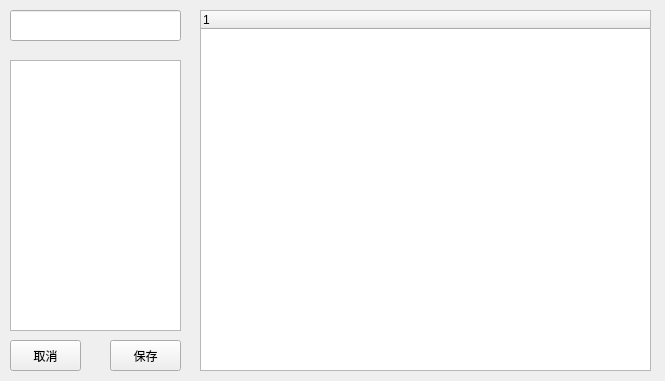
<?xml version="1.0" encoding="UTF-8"?>
<ui version="4.0">
 <class>Form</class>
 <widget class="QWidget" name="Form">
  <property name="geometry">
   <rect>
    <x>0</x>
    <y>0</y>
    <width>665</width>
    <height>381</height>
   </rect>
  </property>
  <property name="windowTitle">
   <string>Form</string>
  </property>
  <widget class="QListView" name="ListFilter">
   <property name="geometry">
    <rect>
     <x>10</x>
     <y>60</y>
     <width>171</width>
     <height>271</height>
    </rect>
   </property>
  </widget>
  <widget class="QTreeWidget" name="FavorList">
   <property name="geometry">
    <rect>
     <x>200</x>
     <y>10</y>
     <width>451</width>
     <height>361</height>
    </rect>
   </property>
   <column>
    <property name="text">
     <string notr="true">1</string>
    </property>
   </column>
  </widget>
  <widget class="QPushButton" name="Cancel">
   <property name="geometry">
    <rect>
     <x>10</x>
     <y>340</y>
     <width>71</width>
     <height>31</height>
    </rect>
   </property>
   <property name="text">
    <string>取消</string>
   </property>
  </widget>
  <widget class="QPushButton" name="Save">
   <property name="geometry">
    <rect>
     <x>110</x>
     <y>340</y>
     <width>71</width>
     <height>31</height>
    </rect>
   </property>
   <property name="text">
    <string>保存</string>
   </property>
  </widget>
  <widget class="QLineEdit" name="Input">
   <property name="geometry">
    <rect>
     <x>10</x>
     <y>10</y>
     <width>171</width>
     <height>31</height>
    </rect>
   </property>
  </widget>
 </widget>
 <resources/>
 <connections/>
</ui>
